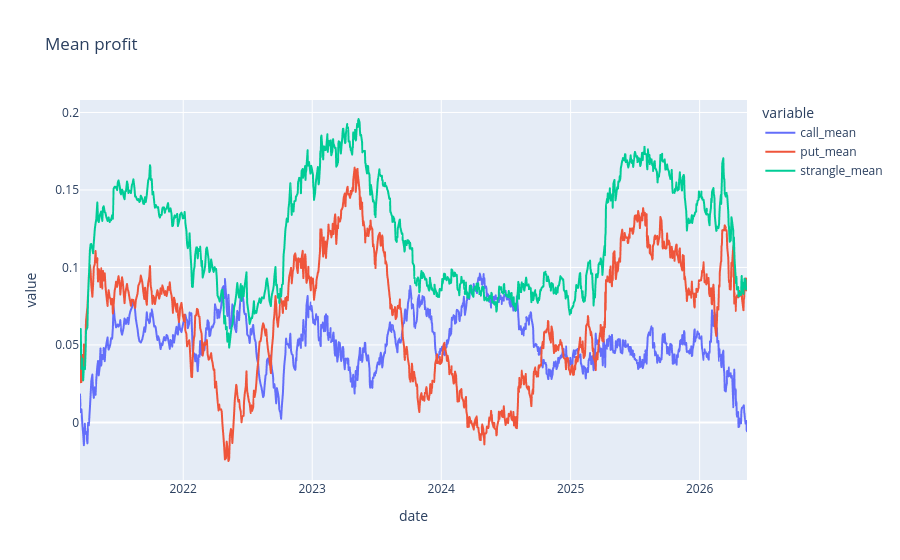

Write notebook code for a chart like this one.
### Code cell
px.line(df_roll[['call_mean', 'put_mean', 'strangle_mean']].iloc[30:], title='Mean profit')

### Figure 1 — Plotly figure (JSON) as saved in the notebook; plotly's stock layout.template omitted (floating-point values rounded to 4 significant figures; data arrays with more than 128 entries replaced by an {"elided": "..."} marker saying what was removed)
{"data": [{"hovertemplate": "variable=call_mean<br>date=%{x}<br>value=%{y}<extra></extra>", "legendgroup": "call_mean", "line": {"color": "#636efa", "dash": "solid"}, "marker": {"symbol": "circle"}, "mode": "lines", "name": "call_mean", "showlegend": true, "x": {"elided": "1142 str values"}, "xaxis": "x", "y": {"elided": "1142 float values"}, "yaxis": "y", "type": "scattergl"}, {"hovertemplate": "variable=put_mean<br>date=%{x}<br>value=%{y}<extra></extra>", "legendgroup": "put_mean", "line": {"color": "#EF553B", "dash": "solid"}, "marker": {"symbol": "circle"}, "mode": "lines", "name": "put_mean", "showlegend": true, "x": {"elided": "1142 str values"}, "xaxis": "x", "y": {"elided": "1142 float values"}, "yaxis": "y", "type": "scattergl"}, {"hovertemplate": "variable=strangle_mean<br>date=%{x}<br>value=%{y}<extra></extra>", "legendgroup": "strangle_mean", "line": {"color": "#00cc96", "dash": "solid"}, "marker": {"symbol": "circle"}, "mode": "lines", "name": "strangle_mean", "showlegend": true, "x": {"elided": "1142 str values"}, "xaxis": "x", "y": {"elided": "1142 float values"}, "yaxis": "y", "type": "scattergl"}], "layout": {"xaxis": {"anchor": "y", "domain": [0.0, 1.0], "title": {"text": "date"}}, "yaxis": {"anchor": "x", "domain": [0.0, 1.0], "title": {"text": "value"}}, "legend": {"title": {"text": "variable"}, "tracegroupgap": 0}, "title": {"text": "Mean profit"}}}
